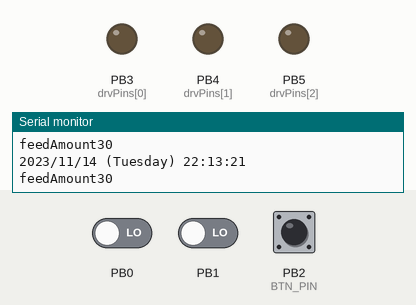
The sketch below on a simulated ATtiny85, built with avr-gcc and run on an emulated ATtiny85. On the bench: output pins drawn as LEDs (lit = HIGH), the last lines printed to the serial monitor. Inputs (shaded band) come from the test bench; at power-on: PB2 (BTN_PIN) HIGH, PB0 LOW, PB1 LOW. The local clock reads 2024-03-15 10:24:30 at power-on unless the sketch sets it; EEPROM starts erased.

Above: at 1.2 s.
1.3 s: PB2 (BTN_PIN) pulled LOW for 0.15 s
At 1.52 s:
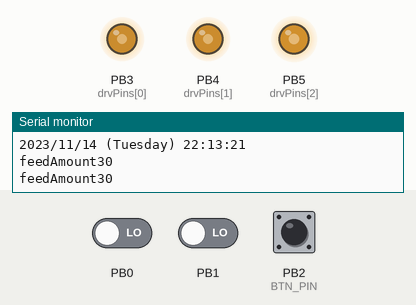
4.3 s: PB2 (BTN_PIN) pulled LOW for 1 s
7.3 s: PB2 (BTN_PIN) pulled LOW for 3.2 s
Timing chart, 0 to 10.5 s (numbered marks = the images above; inputs shaded):
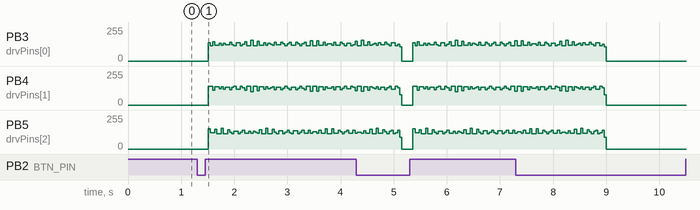

The sketch:

feeder.ino
```cpp
// Shamelessly stolen from alexgyver

const byte feedTime[][2] = {
  {7, 0},
  {13, 0},
  {19, 0},
  {23, 0}
};

#define DEBUG                           // comment for debug

#define EE_RESET 5                      // timer reset flag
#define BTN_PIN 2                       // button pin
#define STEPS_FRW 28                    // steps forward
#define STEPS_BKW 12                    // steps backward
#define FEED_SPEED 3000                 // stepper_delay
#define STEPER_MOTOR_DIRECTION -1       // modify direction of stepper motor
#define CHECK_TIMEOUT 500               // refresh timeout

const byte drvPins[] = {3, 4, 5, 6};    // driver pins
char daysOfTheWeek[7][12] = {"Sunday", "Monday", "Tuesday", "Wednesday", "Thursday", "Friday", "Saturday"};

#include "EncButton.h"
#include <EEPROM.h>
#include <RTClib.h>

RTC_DS3231 rtc;
EncButton<BTN_PIN> btn;
int feedAmount = 30;

void setup() {
#ifdef DEBUG
  Serial.begin(9600);
#endif

  rtc.begin();
  // if reset flag
  if (EEPROM.read(0) != EE_RESET) {
    EEPROM.write(0, EE_RESET);
    EEPROM.put(1, feedAmount);
    rtc.adjust(DateTime(F(__DATE__), F(__TIME__)));
  }
  EEPROM.get(1, feedAmount);
  // set pins to output
  for (byte i = 0; i < 4; i++) pinMode(drvPins[i], OUTPUT);
}

void loop() {
  static uint32_t tmr = 0;
  if (millis() - tmr > CHECK_TIMEOUT) {
    static byte prevMin = 0;
    tmr = millis();
    DateTime now = rtc.now();

#ifdef DEBUG
    Serial.print(now.year(), DEC);
    Serial.print('/');
    Serial.print(now.month(), DEC);
    Serial.print('/');
    Serial.print(now.day(), DEC);
    Serial.print(" (");
    Serial.print(daysOfTheWeek[now.dayOfTheWeek()]);
    Serial.print(") ");
    Serial.print(now.hour(), DEC);
    Serial.print(':');
    Serial.print(now.minute(), DEC);
    Serial.print(':');
    Serial.print(now.second(), DEC);
    Serial.println();
    Serial.print("feedAmount");
    Serial.print(feedAmount, DEC);
    Serial.println();
#endif

    if (prevMin != now.minute()) {
      prevMin = now.minute();
      for (byte i = 0; i < sizeof(feedTime) / 2; i++)    // для всего расписания
        if (feedTime[i][0] == now.hour() && feedTime[i][1] == now.minute())    // пора кормить
          feed();
    }
  }

// TODO ::: remove this shit

  btn.tick();
  if (btn.isClick()) {
    feed();
  }
  // if (btn.isHold()) {
  //   int newAmount = 0;
  //   while (btn.isHold()) {
  //     btn.tick();
  //     oneRev();
  //     newAmount++;
  //   }
  //   disableMotor();
  //   feedAmount = newAmount;
  //   EEPROM.put(1, feedAmount);
  // }
}

void feed() {
  Serial.print("feedAmount");
  Serial.print(feedAmount, DEC);
  Serial.print("\t");

  for (int i = 0; i < feedAmount; i++) oneRev();      // крутим на количество feedAmount
  disableMotor();
}

void disableMotor() {
  for (byte i = 0; i < 4; i++) digitalWrite(drvPins[i], 0); // выключаем ток на мотор
}

void oneRev() {
  static byte val = 0;
  for (byte i = 0; i < STEPS_BKW; i++) {
    runMotor(val--);
  }
  for (byte i = 0; i < STEPS_FRW; i++) {
    runMotor(val++);
  }
}

void runMotor(byte thisStep) {
  static const byte steps[] = {0b1010, 0b0110, 0b0101, 0b1001};
  for (byte i = 0; i < 4; i++)
    digitalWrite(drvPins[i], bitRead(steps[thisStep & 0b11], i));
  delayMicroseconds(FEED_SPEED);
}
```

EncButton.h
```cpp
#ifndef EncButton_h
#define EncButton_h
/*
	Ультра лёгкая и быстрая библиотека для энкодера, энкодера с кнопкой или просто кнопки
	- Максимально быстрое чтение пинов для AVR (ATmega328/ATmega168, ATtiny85/ATtiny13)
	- Быстрые и лёгкие алгоритмы кнопки и энкодера
	- Оптимизированный вес
	- Гашение дребезга кнопки
	- Клик, несколько кликов, удержание, режим step
	- Встроенный счётчик энкодера
	- Подключение - high pull
*/

// =========== НАСТРОЙКИ ============
#define EB_FAST 30     	// таймаут быстрого поворота
#define EB_DEB 80      	// дебаунс кнопки
#define EB_HOLD 1000   	// таймаут удержания кнопки
#define EB_STEP 500    	// период срабатывания степ
#define EB_CLICK 400	// таймаут накликивания

// =========== НЕ ТРОГАЙ ============
#include <Arduino.h>
// флаг макро
#define _setFlag(x) (flags |= 1 << x)
#define _clrFlag(x) (flags &= ~(1 << x))
#define _readFlag(x) ((flags >> x) & 1)

// быстрое чтение пина
bool fastRead(const uint8_t pin) {
#if defined(__AVR_ATmega328P__) || defined(__AVR_ATmega168__)
	if (pin < 8) return bitRead(PIND, pin);
	else if (pin < 14) return bitRead(PINB, pin - 8);
	else if (pin < 20) return bitRead(PINC, pin - 14);

#elif defined(__AVR_ATtiny85__) || defined(__AVR_ATtiny13__)
	return bitRead(PINB, pin);

#elif defined(AVR)
	uint8_t *_pin_reg = portInputRegister(digitalPinToPort(pin));
	uint8_t _bit_mask = digitalPinToBitMask(pin);
	return bool(*_pin_reg & _bit_mask);

#else
	return digitalRead(pin);

#endif
	return 0;
}

// класс
template < uint8_t S1, uint8_t S2 = 255, uint8_t KEY = 255 >
class EncButton {
public:
	EncButton() {
		if (S2 == 255) {         // обычная кнопка
			pinMode(S1, INPUT_PULLUP);
		} else if (KEY == 255) { // энк без кнопки
			pinMode(S1, INPUT_PULLUP);
			pinMode(S2, INPUT_PULLUP);
		} else {                // энк с кнопкой
			pinMode(S1, INPUT_PULLUP);
			pinMode(S2, INPUT_PULLUP);
			pinMode(KEY, INPUT_PULLUP);
		}
	}

	void tick(bool hold = 0) {
		uint32_t thisMls = millis();
		uint32_t debounce = thisMls - _debTimer;

		// обработка энка (компилятор вырежет блок если не используется)
		if (S1 != 255 && S2 != 255) {
			byte state = fastRead(S1) | (fastRead(S2) << 1);                    // получаем код
			if (_readFlag(0) && state == 0b11) {                             	// ресет и энк защёлкнул позицию
				if (S2 == 255 || KEY != 255) {                                  // энкодер с кнопкой
					if (!_readFlag(4)) {                                        // если кнопка не "удерживается"
						if (_lastState == 0b10) EBState = (_btnState || hold) ? 3 : 1, counter++;
						else if (_lastState == 0b01) EBState = (_btnState || hold) ? 4 : 2, counter--;
					}
				} else {                                                        // просто энкодер
					if (_lastState == 0b10) EBState = 1, counter++;
					else if (_lastState == 0b01) EBState = 2, counter--;
				}
				if (EBState != 0 && debounce < EB_FAST) _setFlag(1);          // режим быстрого поворота
				else _clrFlag(1);
				_clrFlag(0);
				_debTimer = thisMls;
			}
			if (state == 0b00) _setFlag(0);
			_lastState = state;
		}

		// обработка кнопки (компилятор вырежет блок если не используется)
		if (S2 == 255 || KEY != 255) {
			if (S2 == 255) _btnState = !fastRead(S1);                       	// обычная кнопка
			if (KEY != 255) _btnState = !fastRead(KEY);                     	// энк с кнопкой

			if (_btnState) {                                                	// кнопка нажата
				if (!_readFlag(3)) {                                          	// и не была нажата ранее
					if (debounce > EB_DEB) {                                   	// и прошел дебаунс
						_setFlag(3);                                            // флаг кнопка была нажата
						_debTimer = thisMls;                                    // сброс таймаутов
						EBState = 0;                                           	// сброс состояния
					}
					if (debounce > EB_CLICK) {									// кнопка нажата после EB_CLICK
						clicks = 0;												// сбросить счётчик и флаг кликов
						flags &= ~0b01100000;
					}
				} else {                                                      	// кнопка уже была нажата
					if (!_readFlag(4)) {                                        // и удержание ещё не зафиксировано
						if (debounce < EB_HOLD) {                              	// прошло меньше удержания
							if (EBState != 0) _setFlag(2);                     	// но энкодер повёрнут! Запомнили
						} else {                                                // прошло больше времени удержания
							if (!_readFlag(2)) {                                // и энкодер не повёрнут
								EBState = 6;                                   	// значит это удержание (сигнал)
								_setFlag(4);                                    // запомнили что удерживается
								_debTimer = thisMls;                            // сброс таймаута
							}
						}
					} else {                                                    // удержание зафиксировано
						if (debounce > EB_STEP) {                              	// таймер степа
							EBState = 7;                                       	// сигналим
							_debTimer = thisMls;                                // сброс таймаута
						}
					}
				}
			} else {                                                        	// кнопка не нажата
				if (_readFlag(3)) {                                           	// но была нажата
					if (debounce > EB_DEB && !_readFlag(4) && !_readFlag(2)) {	// энкодер не трогали и не удерживали - это клик
						EBState = 5;
						clicks++;
					}
					flags &= ~0b00011100;                                       // clear 2 3 4
					_debTimer = thisMls;                                        // сброс таймаута
				} else if (clicks > 0 && debounce > EB_CLICK && !_readFlag(5)) flags |= 0b01100000;	 // флаг на клики
			}
		}
	}

	byte getState() { return EBState; }
	void resetState() { EBState = 0; }
	bool isFast() { return _readFlag(1); }
	bool isTurn() { return (EBState > 0 && EBState < 5); }
	bool isRight() { return checkState(1); }
	bool isLeft() { return checkState(2); }
	bool isRightH() { return checkState(3); }
	bool isLeftH() { return checkState(4); }
	bool isClick() { return checkState(5); }
	bool isHolded() { return checkState(6); }
	bool isHold() { return _readFlag(4); }
	bool isStep() { return checkState(7); }
	bool state() { return !fastRead(S1); }
	bool hasClicks(byte numClicks) {
		if (clicks == numClicks && _readFlag(6)) {
			_clrFlag(6);
			return 1;
		}
		return 0;
	}
	byte hasClicks() {
		if (_readFlag(6)) {
			_clrFlag(6);
			return clicks;
		} return 0;
	}

	int counter = 0;
	byte clicks = 0;

private:
	bool checkState(byte val) {
		if (EBState == val) {
			EBState = 0;
			return 1;
		} return 0;
	}
	uint32_t _debTimer = 0;
	byte _lastState = 0, EBState = 0;
	bool _btnState = 0;
	byte flags = 0;

	// flags
	// 0 - enc reset
	// 1 - enc fast
	// 2 - enc был поворот
	// 3 - флаг кнопки
	// 4 - hold
	// 5 - clicks flag
	// 6 - clicks get
	// 7 - reserved

	// EBState
	// 0 - idle
	// 1 - right
	// 2 - left
	// 3 - rightH
	// 4 - leftH
	// 5 - click
	// 6 - holded
	// 7 - step
};

#endif
```
